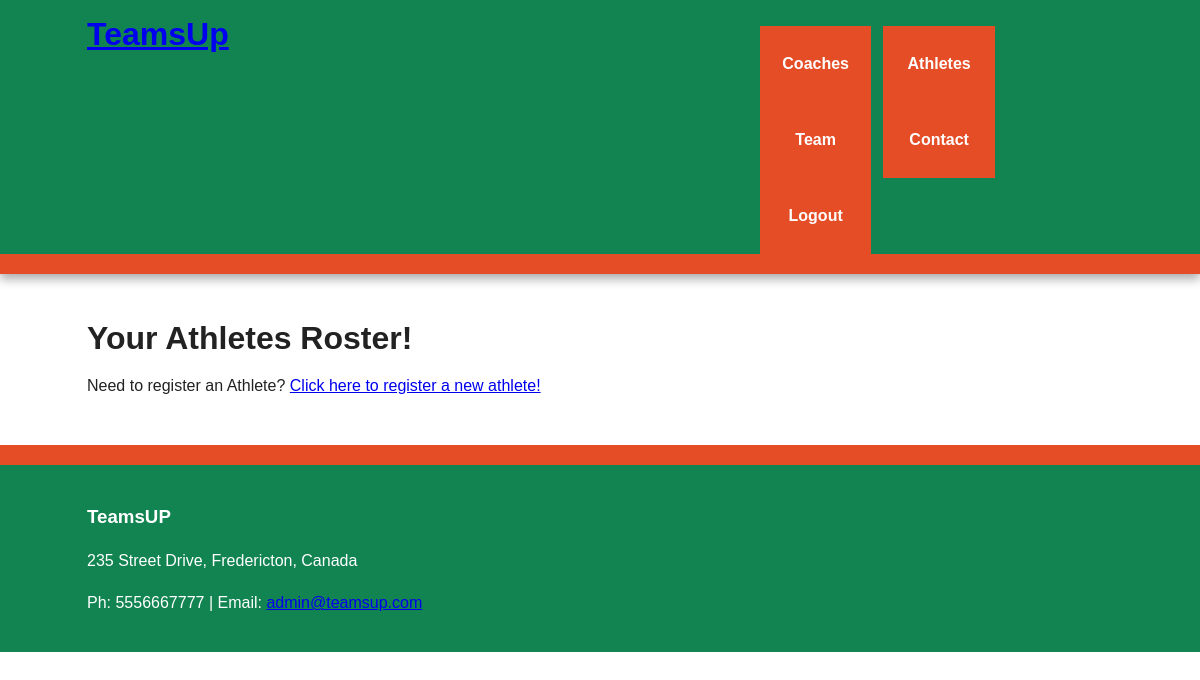
The page /athletes (signed in) on the database as committed earlier.
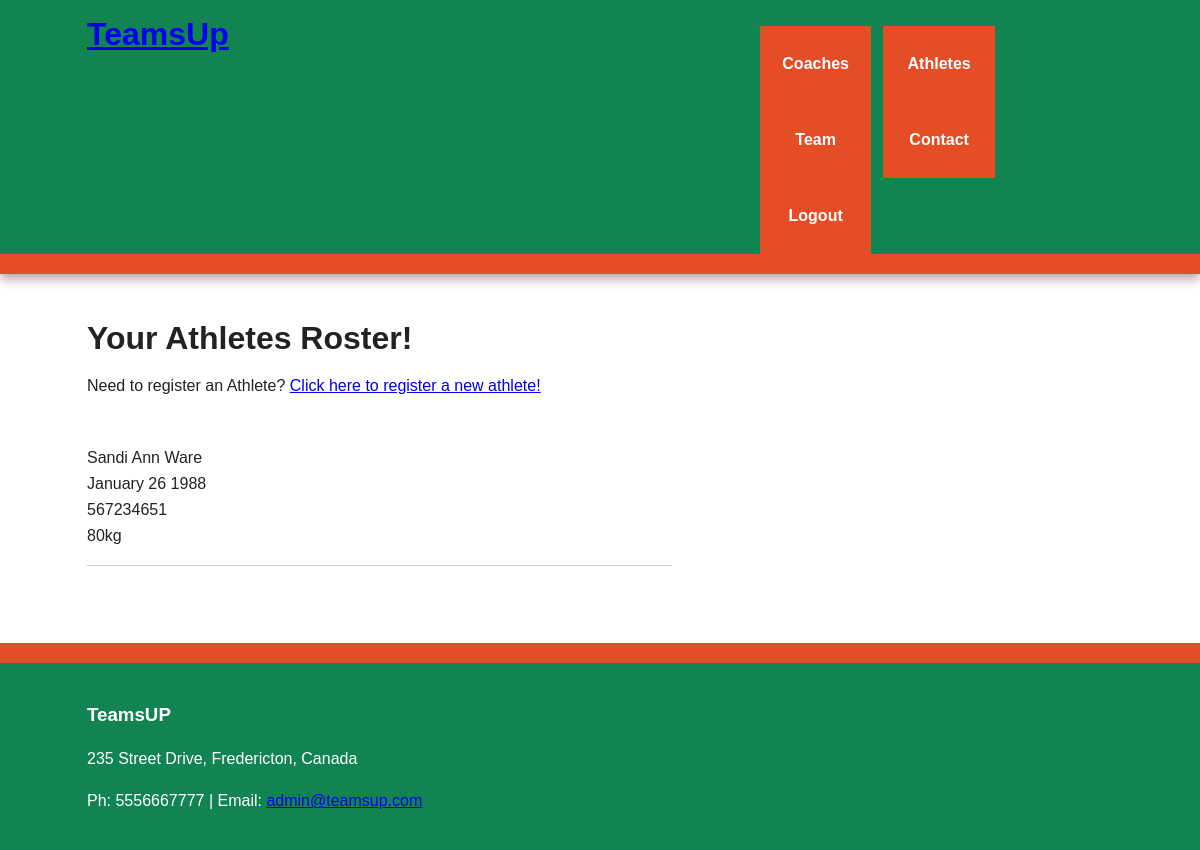
The same page on the database as committed later.
### flask_package/models.py (models this page shows, shortened)
class Athlete(db.Model):
    id = db.Column(db.Integer, primary_key=True)
    student_name = db.Column(db.String, index=True, unique=False)
    date_of_birth = db.Column(db.String, index=True, unique=False)
    student_id = db.Column(db.Integer, index=True, unique=True)
    position = db.Column(db.Integer, index=True, unique=False)
    team_id = db.Column(db.Integer, db.ForeignKey('team.id'))

### flask_package/routes.py (the view)
@app.route('/athletes')
@login_required
def athletes():
    athletes = Athlete.query.all()
    return render_template('athletes.html', athletes=athletes)

### flask_package/models.py (called while the page is built)
@login_manager.user_loader
def load_user(user_id):
    return User.query.get(int(user_id))

### flask_package/templates/athletes.html (shortened to what this page needs)
{% extends "base.html" %}
{% block content %}
    <h1>Your Athletes Roster!</h1>
    <p>Need to register an Athlete? <a href="{{ url_for('register_athlete') }}">Click here to register a new athlete!</a></p>
    {% for athlete in athletes %}
        <article class="main wrapper clearfix">
            <table>
                <tr>
                    <td>{{athlete.student_name}}</td>
                </tr>
                <tr>
                    <td>{{athlete.date_of_birth}}</td>
                </tr>
                <tr>
                    <td>{{athlete.student_id}}</td>
                </tr>
                <tr>
                    <td>{{athlete.position}}</td>
                </tr>
            </table>
            <hr>
        </article>
    {% endfor %}
{% endblock%}

### flask_package/templates/base.html (shortened to what this page needs)
<!doctype html>
<html class="no-js" lang="">
    <head>
        <link rel="stylesheet" href= "{{ url_for('static', filename= 'css/normalize.min.css') }}">
        <link rel="stylesheet" href=" {{ url_for('static', filename= 'css/main.css') }}">
    </head>
    <body>
        <div class="header-container">
            <header class="wrapper clearfix">
                <h1 class="title"><a href="/index">TeamsUp</a></h1>
                <br>
                <nav>
                    {% if current_user.is_authenticated %}
                        <ul>
                            <ul><a href="/coaches">Coaches</a></ul>
                            <li><a href="/athletes">Athletes</a></li>
                            <li><a href="/team">Team</a></li>
                            <li><a href="/contact">Contact</a></li>
                            <li><a href="/logout">Logout</a></li>
                        </ul>
                    {% else %}
                        <ul>
                            <li><a href="/login">Login</a></li>
                            <li><a href="/register">Register</a></li>
                            <li><a href="/contact">Contact us</a></li>
                        </ul>
                    {% endif %}
                </nav>
            </header>
        </div>
        <div class="main-container">
            <div class="main wrapper clearfix">
               {% block content%} {% endblock %}
            </div>
        </div>
        <div class="footer-container">
            <footer class="wrapper">
                <h3>TeamsUP</h3>
                <p>235 Street Drive, Fredericton, Canada</p>
                <p>Ph: 5556667777 | Email: <a href="/contact">admin@teamsup.com</a></p>
            </footer>
        </div>
    </body>
</html>

### flask_package/static/css/main.css (style rules this page uses)
html { color: #222; font-size: 1em; line-height: 1.4; }
hr { display: block; height: 1px; border: 0; border-top: 1px solid #ccc; margin: 1em 0; padding: 0; }
body { font: 16px/26px Helvetica, Helvetica Neue, Arial; }
.wrapper { width: 90%; margin: 0 5%; }
.header-container { border-bottom: 20px solid #e44d26; }
.footer-container, .main aside { border-top: 20px solid #e44d26; }
.header-container, .footer-container, .main aside { background: #128451; }
.title { color: white; }
nav ul { margin: 0; padding: 0; list-style-type: none; }
nav a { display: block; margin-bottom: 10px; padding: 15px 0; text-align: center; text-decoration: none; font-weight: bold; color: white; background: #e44d26; }
.main { padding: 30px 0; }
.footer-container footer { color: white; padding: 20px 0; }
@media only screen and (min-width: 480px) { nav a { float: left; width: 27%; margin: 0 1.7%; padding: 25px 2%; margin-bottom: 0; } }
@media only screen and (min-width: 480px) { nav li:last-child a { margin-right: 0; } }
@media only screen and (min-width: 480px) { nav ul li { display: inline; } }
@media only screen and (min-width: 768px) { .header-container, .main aside { -webkit-box-shadow: 0 5px 10px #aaa; -moz-box-shadow: 0 5px 10px #aaa; box-shadow: 0 5px 10px #aaa; } }
@media only screen and (min-width: 768px) { .title { float: left; } }
@media only screen and (min-width: 768px) { nav { float: right; width: 35%; } }
@media only screen and (min-width: 768px) { .main article { float: left; width: 57%; } }
@media only screen and (min-width: 1140px) { .wrapper { width: 1026px; margin: 0 auto; } }
.clearfix:before, .clearfix:after { content: " "; display: table; }
.clearfix:after { clear: both; }
.clearfix { *zoom: 1; }

Rows that differ between the two databases and show on the page:
added Athlete: student_name "Sandi Ann Ware", date_of_birth "January 26 1988", student_id "567234651", position "80kg"
